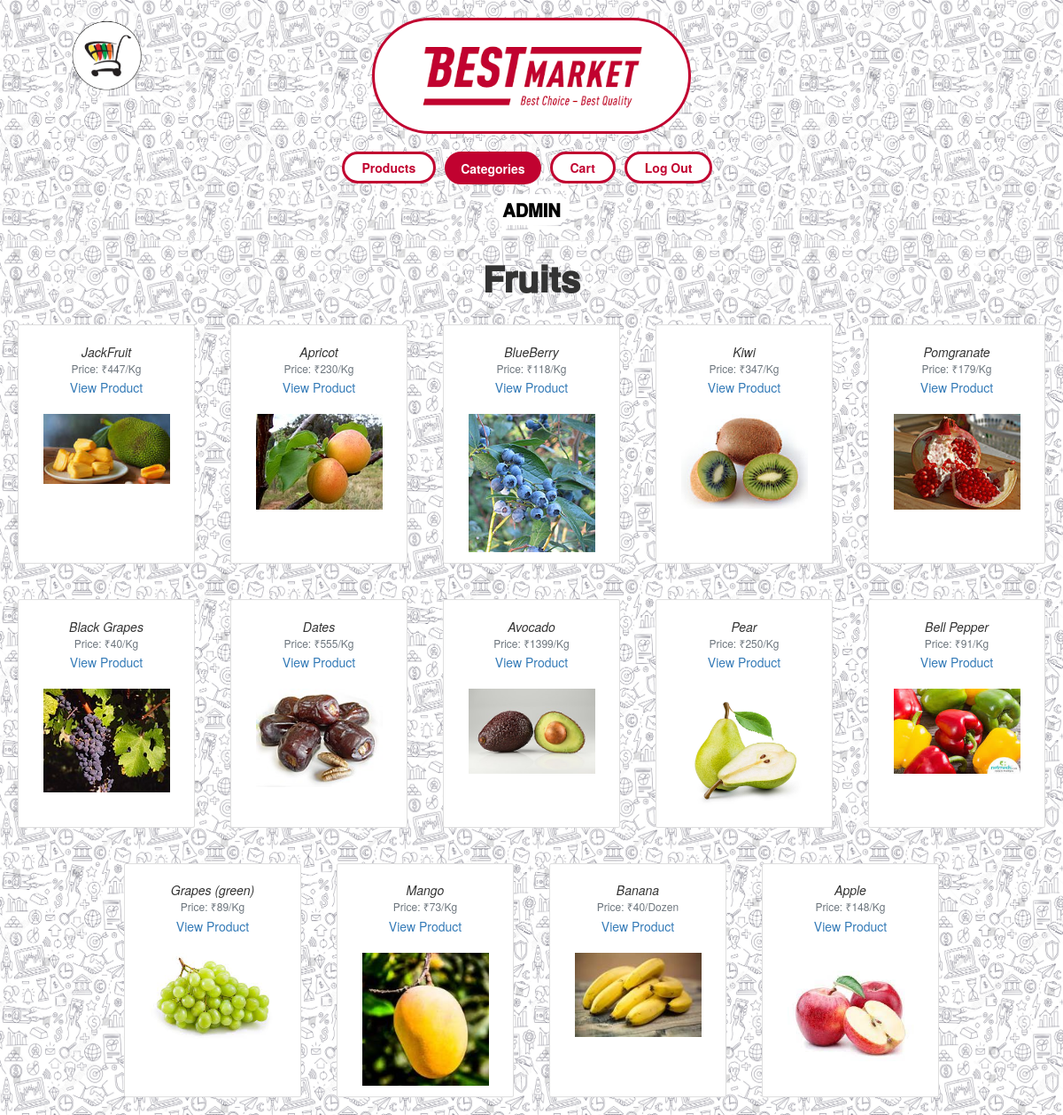
Screenshot of /category/Fruits (signed in) with the database file from the repository.
### market/models.py (models this page shows, shortened)
class User(AbstractUser):
    pass

class Category(models.Model):
    name = models.CharField(max_length=50)
    def __str__(self):
        return self.name

class Product(models.Model):
    title = models.CharField(max_length=100)
    description = models.TextField()
    category = models.ForeignKey('Category', on_delete=models.CASCADE, related_name='category_for_the_product', default=3)
    price = models.IntegerField()
    date = models.DateTimeField(default=timezone.now)
    image = models.ImageField(upload_to='images', blank=True, null=True)
    unit = models.ForeignKey('Units', on_delete=models.CASCADE, related_name='units_for_the_product', default=3)

class Units(models.Model):
    name = models.CharField(max_length=50)
    def __str__(self):
        return self.name

### market/views.py (the view)
# urls.py: path("category/<str:category>", views.category_view, name="category"),
def category_view(request, category):
    category_name = Category.objects.get(name=category)
    products = Product.objects.filter(category=category_name).order_by('id').reverse()
    categories = Category.objects.all()
    context = {
        'products': products,
        'category_name': category_name,
        'categories': categories,
    }
    return render(request, "market/category.html", context)

### market/templates/market/category.html (shortened to what this page needs)
{% extends "market/layout.html" %}
{% load static %}
{% block body %}
<div>
    <div style="text-align: center;">
        <h1 style="font-weight: 1000; font-size: 40px;">{{category_name}}</h1>
    </div>
    {% if products %}
    <div class="container-fluid">
        <div class="row" style="justify-content: center;">
            {% for product in products %}
                <div class="card list-details col-lg-2 col-sm-12" style="margin-left: 2rem; margin-right: 2rem; margin-top: 2rem; margin-bottom: 2rem; cursor: pointer;" onclick="location.href=`{% url 'product_view' product=product.id %}`;">
                    <div class="card-body">
                    <h5 class="card-title product-title product-description" style="text-align: center;"><i>{{product.title}}</i></h5>
                    <h6 class="card-subtitle mb-2 text-muted product-description" style="text-align: center;">Price:  &#8377;{{product.price}}/{{product.unit}}</h6>
                    <div class="" style="text-align: center; height: 40px; ">
                        <a href="{% url 'product_view' product=product.id %}" >View Product</a>
                    </div>
                    {% if product.image %}
                        <img class="img-fluid" src="{{product.image.url}}" alt="connect" style="max-height:300px;  width: 100%;">
                    {% endif %}
                    </div>
                </div>
            {% endfor %}
        </div>
    </div>
    {% else %}
        <div class="empty" style="text-align: center;">
            <p><span style="background: #c10230; color: white; border-radius: 25px; padding: 5px;">This category doesn't have product.</span></p>
        </div>
    {% endif %}
</div>
{% endblock %}

### market/templates/market/layout.html (shortened to what this page needs)
{% load static %}
<!DOCTYPE html>
<html lang="en">
    <head>
        <link rel="stylesheet" href="https://stackpath.bootstrapcdn.com/bootstrap/4.4.1/css/bootstrap.min.css">
        <link rel="stylesheet" href="https://maxcdn.bootstrapcdn.com/bootstrap/3.4.1/css/bootstrap.min.css">
        <link href="{% static 'market/styles.css' %}" rel="stylesheet">
    </head>
    <body>
        <div style="text-align: center;">
            <div class="left-logo" style="margin-left: 8rem; position: fixed;">
                <img src="{% static 'market/logo.png' %}" width="80px">
            </div>
            <div style="width: 100%; position: relative;">
                <div class="right-logo" style="border-radius: 100px; padding: 20px; background-color: white; border:solid; border-color: #c10230; margin-top: 2rem;">
                    <img src="{% static 'market/images.png' %}" width="250px">
                </div>
            </div>
        </div>
        <br/>
            <ul class="nav sticky-div" style="justify-content: center; width: 100%;">
                <li class="nav-item handle-product" style="padding-right: 10px;">
                    <b>
                        <a class="{% if request.resolver_match.url_name == 'index' %}nav-link active{%else%}nav-link unactive{% endif %}" href="{% url 'index' %}">Products</a>
                    </b>
                </li>
                {% if categories %}
                <nav class="nav-item" style="padding-right: 10px;">
                    <div class="mx-auto order-0">
                        <ul class="navbar-nav ml-auto">
                            <li class="nav-item dropdown category ">
                                <a class="{% if request.resolver_match.url_name == 'category' %}nav-link active{%else%}nav-link unactive{% endif %}" href="#" id="navbarDropdown" role="button" data-toggle="dropdown" aria-haspopup="true" aria-expanded="false" style="padding-left: 15px; padding-right: 15px; padding-top: 5.5px; padding-bottom: 5px;" onclick="setClass()">
                                    <span><b>Categories</b></span>
                                </a>
                            </li>
                        </ul>
                    </div>
                </nav>
                {% endif %}
                {% if user.is_authenticated %}
                    <li class="nav-item handle-cart" style="padding-right: 10px;">
                        <b>
                            <a class="{% if request.resolver_match.url_name == 'watchlist' %}nav-link active{%else%}nav-link unactive{% endif %}" href="{% url 'watchlist' %}">Cart</a>
                        </b>
                    </li>
                    <li class="nav-item" style="padding-right: 10px;">
                        <b>
                            <a class="{% if request.resolver_match.url_name == 'logout' %}nav-link active{%else%}nav-link unactive{% endif %}" href="{% url 'logout' %}">Log Out</a>
                        </b>
                    </li>
                {% endif %}
            </ul>
            <div class="sticky-div2" style="text-align: center; margin-top: 15px;">
                {% if user.is_authenticated %}
                <span style="padding: 3px; margin-top: 5px; font-weight: 1000; font-size: 20px; background-color: white; border-radius: 25px; padding-left: 10px; padding-right: 10px;">
                    <span style="font-weight: 1200; color: rgb(0, 0, 0);">{{user.username | upper}}</span>
                </span>
                {% endif %}
            </div>
        <hr>
        {% block body %}
        {% endblock %}
    </body>
</html>

### market/static/market/styles.css (style rules this page uses)
body { background-color: white; height: 100%; background-image: url('./321.jpg'); background-size: 300px 300px; background-attachment: fixed; }
.unactive { background-color: white; color: #c10230; border-radius: 25px; padding-left: 20px; padding-right: 20px; border: solid; border-color: #c10230; }
.active { background-color: #c10230; color: white; border-radius: 25px; padding-left: 20px; padding-right: 20px; border: solid; border-color: #c10230; }
.right-logo { margin-left: 39%; margin-right: 39%; }
@media (max-width:1400px) { .right-logo { margin-left: 37%; margin-right: 37%; } }
@media (max-width:1200px) { .right-logo { margin-left: 35%; margin-right: 35%; } }

### rows the page displays
User: username "ADMIN"
Category: name "Fruits"
Product: title "JackFruit", price "447", unit "Kg", image (picture)
Product: title "Apricot", price "230", unit "Kg", image (picture)
Product: title "BlueBerry", price "118", unit "Kg", image (picture)
Product: title "Kiwi", price "347", unit "Kg", image (picture)
Product: title "Pomgranate", price "179", unit "Kg", image (picture)
Product: title "Black Grapes", price "40", unit "Kg", image (picture)
Product: title "Dates", price "555", unit "Kg", image (picture)
Product: title "Avocado", price "1399", unit "Kg", image (picture)
Product: title "Pear", price "250", unit "Kg", image (picture)
Product: title "Bell Pepper", price "91", unit "Kg", image (picture)
Product: title "Grapes (green)", price "89", unit "Kg", image (picture)
Product: title "Mango", price "73", unit "Kg", image (picture)
Product: title "Banana", price "40", unit "Dozen", image (picture)
Product: title "Apple", price "148", unit "Kg", image (picture)
